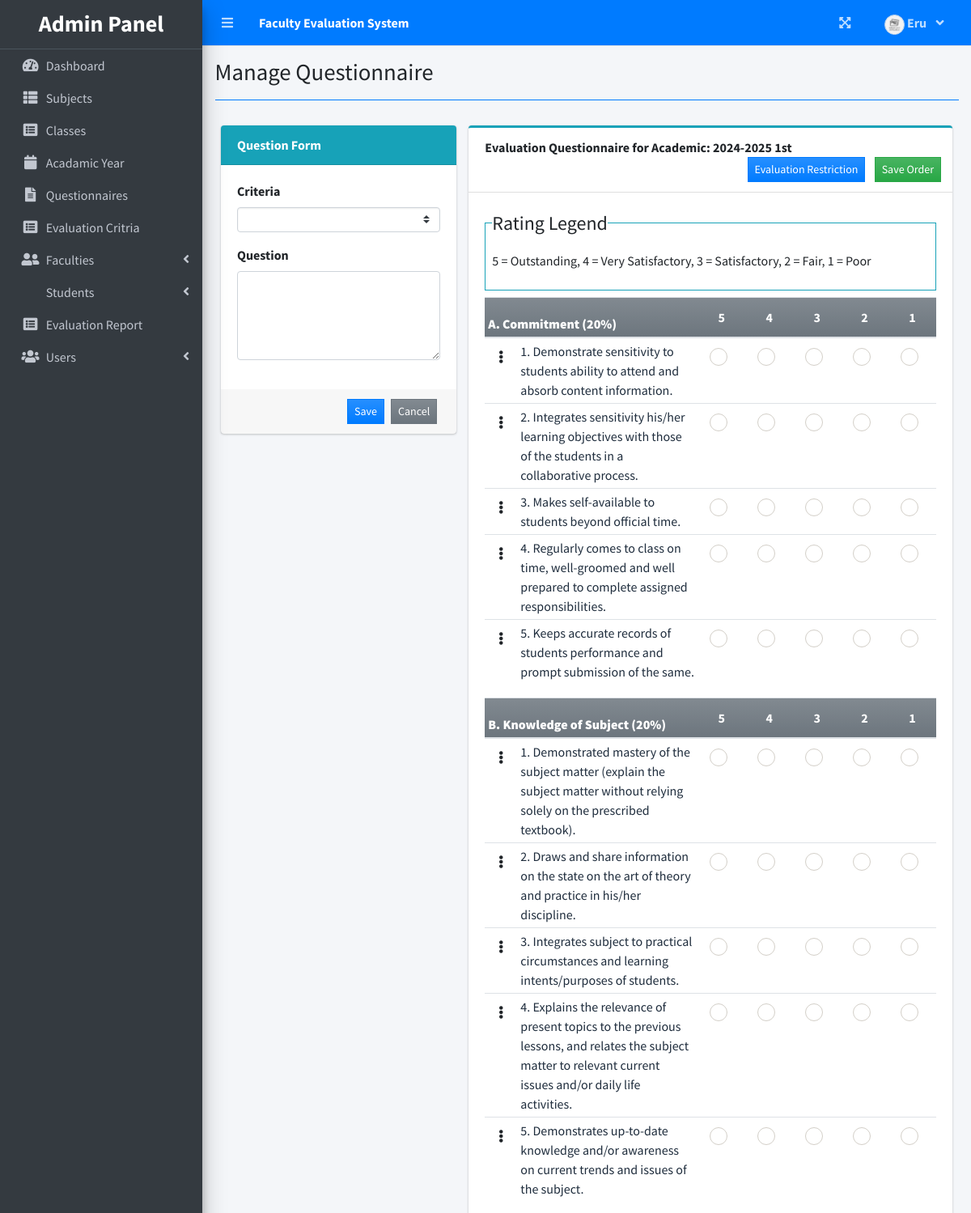
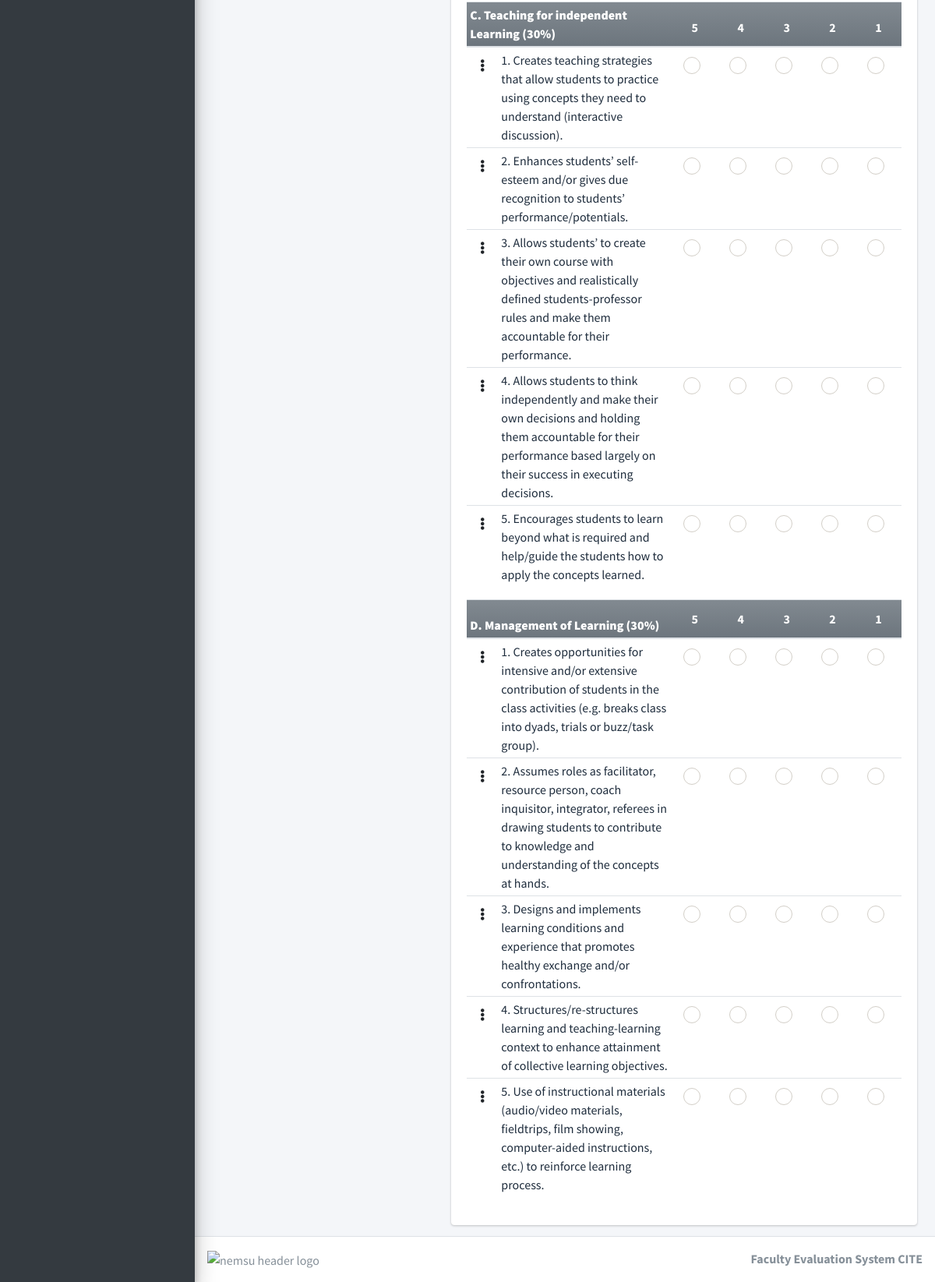
The page /index.php?page=manage_questionnaire&id=1 (signed in) on the database its author committed (2 pictures, top to bottom).
### tables this page shows
CREATE TABLE `criteria_list` (
  `id` int(30) NOT NULL,
  `criteria` text NOT NULL,
  `order_by` int(30) NOT NULL,
  `criteria_rate` decimal(5,2) NOT NULL
);

CREATE TABLE `question_list` (
  `id` int(30) NOT NULL,
  `academic_id` int(30) NOT NULL,
  `question` text NOT NULL,
  `order_by` int(30) NOT NULL,
  `criteria_id` int(30) NOT NULL
);

### admin/manage_questionnaire.php (the view, shortened to what this page needs)
<?php
include 'db_connect.php';
function ordinal_suffix($num){
    $num = $num % 100;
    if($num < 11 || $num > 13){
         switch($num % 10){
            case 1: return $num.'st';
        }
    }
    return $num.'th';
}
?>
<div class="container-fluid">
	<div class="row">
		<div class="col-md-4">
			<div class="card card-info card-primary">
				<div class="card-header">
					<b>Question Form</b>
				</div>
				<div class="card-body">
					<form action="" id="manage-question">
						<div class="form-group">
							<label for="">Criteria</label>
							<select name="criteria_id" id="criteria_id" class="custom-select custom-select-sm select2">
								<option value=""></option>
							<?php
								$criteria = $conn->query("SELECT * FROM criteria_list order by abs(order_by) asc ");
								while($row = $criteria->fetch_assoc()):
							?>
							<option value="<?php echo $row['id'] ?>"><?php echo $row['criteria'] ?></option>
							<?php endwhile; ?>
							</select>
						</div>
						<div class="form-group">
							<label for="">Question</label>
							<textarea name="question" id="question" cols="30" rows="4" class="form-control" required=""><?php echo isset($question) ? $question : '' ?></textarea>
						</div>
					</form>
				</div>
				<div class="card-footer">
					<div class="d-flex justify-content-end w-100">
						<button class="btn btn-sm btn-primary btn-flat bg-gradient-primary mx-1" form="manage-question">Save</button>
						<button class="btn btn-sm btn-flat btn-secondary bg-gradient-secondary mx-1" form="manage-question" type="reset">Cancel</button>
					</div>
				</div>
			</div>
		</div>
		<div class="col-md-8">
			<div class="card card-outline card-info">
				<div class="card-header">
					<b>Evaluation Questionnaire for Academic: <?php echo $year.' '.(ordinal_suffix($semester)) ?> </b>
					<div class="card-tools">
						<button class="btn btn-sm btn-flat btn-primary bg-gradient-primary mx-1" id="eval_restrict" type="button">Evaluation Restriction</button>
						<button class="btn btn-sm btn-flat btn-success bg-gradient-success mx-1" form="order-question">Save Order</button>
					</div>
				</div>
				<div class="card-body">
					<fieldset class="border border-info p-2 w-100">
					   <legend  class="w-auto">Rating Legend</legend>
					   <p>5 = Outstanding, 4 = Very Satisfactory, 3 = Satisfactory, 2 = Fair, 1 = Poor</p>
					</fieldset>
					<form id="order-question">
					<?php
						$criteria = $conn->query("SELECT * FROM criteria_list order by abs(order_by) asc ");
						while($crow = $criteria->fetch_assoc()):
					?>
					<table class="table table-condensed">
						<thead>
							<tr class="bg-gradient-secondary">
								<th colspan="2" class=" p-1"><b><?php echo $crow['criteria'] ?></b></th>
								<th class="text-center">5</th>
								<th class="text-center">4</th>
								<th class="text-center">3</th>
								<th class="text-center">2</th>
								<th class="text-center">1</th>
							</tr>
						</thead>
						<tbody class="tr-sortable">
							<?php
							$questions = $conn->query("SELECT * FROM question_list where criteria_id = {$crow['id']} and academic_id = $id order by abs(order_by) asc ");
							while($row=$questions->fetch_assoc()):
							?>
							<tr class="bg-white">
								<td class="p-1 text-center" width="5px">
									<span class="btn-group dropright">
									  <span type="button" class="btn" data-toggle="dropdown" aria-haspopup="true" aria-expanded="false">
									   <i class="fa fa-ellipsis-v"></i>
									  </span>
									</span>
								</td>
								<td class="p-1" width="40%">
									<?php echo $row['question'] ?>
								</td>
								<?php for($c=0;$c<5;$c++): ?>
								<td class="text-center">
									<div class="icheck-success d-inline">
				                        <label for="qradio<?php echo $row['id'].'_'.$c ?>">
				                        </label>
			                      </div>
								</td>
								<?php endfor; ?>
							</tr>
							<?php endwhile; ?>
						</tbody>
					</table>
					<?php endwhile; ?>
					</form>
				</div>
			</div>
		</div>
	</div>
</div>

### rows shown on the page
criteria_list: criteria "A. Commitment (20%)"
question_list: question "1. Demonstrate sensitivity to students ability to attend and absorb content information."
question_list: question "2. Integrates sensitivity his/her learning objectives with those of the students in a collaborative process."
question_list: question "3. Makes self-available to students beyond official time."
question_list: question "4. Regularly comes to class on time, well-groomed and well prepared to complete assigned responsibilities."
question_list: question "5. Keeps accurate records of students performance and prompt submission of the same."
criteria_list: criteria "B. Knowledge of Subject (20%)"
question_list: question "1. Demonstrated mastery of the subject matter (explain the subject matter without relying solely on the prescribed textbook)."
question_list: question "2. Draws and share information on the state on the art of theory and practice in his/her discipline."
question_list: question "3. Integrates subject to practical circumstances and learning intents/purposes of students."
question_list: question "4. Explains the relevance of present topics to the previous lessons, and relates the subject matter to relevant current issues and/or daily life activities."
question_list: question "5. Demonstrates up-to-date knowledge and/or awareness on current trends and issues of the subject."
criteria_list: criteria "C. Teaching for independent Learning (30%)"
question_list: question "1. Creates teaching strategies that allow students to practice using concepts they need to understand (interactive discussion)."
question_list: question "2. Enhances students’ self-esteem and/or gives due recognition to students’ performance/potentials."
question_list: question "3. Allows students’ to create their own course with objectives and realistically defined students-professor rules and make them accountable for their performance."
question_list: question "4. Allows students to think independently and make their own decisions and holding them accountable for their performance based largely on their success in executing decisions."
question_list: question "5. Encourages students to learn beyond what is required and help/guide the students how to apply the concepts learned."
criteria_list: criteria "D. Management of Learning (30%)"
question_list: question "1. Creates opportunities for intensive and/or extensive contribution of students in the class activities (e.g. breaks class into dyads, trials or buzz/task group)."
question_list: question "2. Assumes roles as facilitator, resource person, coach inquisitor, integrator, referees in drawing students to contribute to knowledge and understanding of the concepts at hands."
question_list: question "3. Designs and implements learning conditions and experience that promotes healthy exchange and/or confrontations."
question_list: question "4. Structures/re-structures learning and teaching-learning context to enhance attainment of collective learning objectives."
question_list: question "5. Use of instructional materials (audio/video materials, fieldtrips, film showing, computer-aided instructions, etc.) to reinforce learning process."

### other values the page prints
$_SESSION['system']['name'] "Faculty Evaluation System"
$_SESSION['login_firstname'] "Eru"
$title "Manage Questionnaire"
$year "2024-2025"
ordinal_suffix($semester) "1st"
